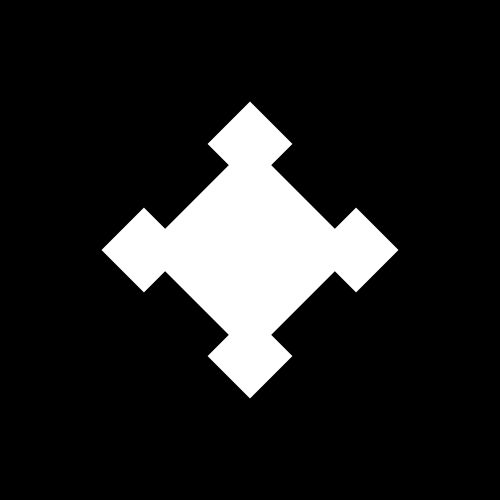
Frame 1 (no input)
Frame 2 (the mouse pressed at the canvas centre, redrawn once): identical to frame 1, image omitted

The Processing sketch that drew this single still picture (run headless with seeded random() and noise(); the mouse was pressed at the canvas centre and the sketch redrawn once):

// Processing sketch: maikuhl
// ── maikuhl.pde
int a = 1;

void setup() {
	size(500, 500);
	rectMode(CENTER);
	colorMode(HSB);
	noStroke();
	noLoop();
}

void draw() {
	background(0);

	translate(width/2, height/2);
	scale(1, -1);
	rotate(radians(45));
	snowflake(0, 0, 150, 0, a);
}

void snowflake(float x, float y, float d, float depth, float max_depth) {
	if (depth <= max_depth) {
		// fill(map(depth,0,max_depth,0,255),200,200);
		rect(x, y, d, d);

		snowflake(x + d/2, y + d/2, d/2.5, depth + 1, max_depth);
		snowflake(x + d/2, y - d/2, d/2.5, depth + 1, max_depth);
		snowflake(x - d/2, y + d/2, d/2.5,depth + 1, max_depth);
		snowflake(x - d/2, y - d/2, d/2.5, depth + 1, max_depth);
	}
}

void keyPressed()
{
	if(keyCode == RIGHT)
			a++;
	if(keyCode == LEFT)
			a--;
	redraw();
}
